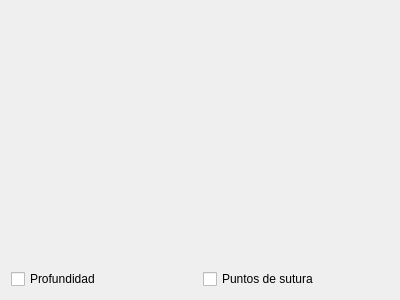
<?xml version="1.0" encoding="UTF-8"?>
<ui version="4.0">
 <class>Dialog</class>
 <widget class="QDialog" name="Dialog">
  <property name="geometry">
   <rect>
    <x>0</x>
    <y>0</y>
    <width>400</width>
    <height>300</height>
   </rect>
  </property>
  <property name="windowTitle">
   <string>Cámara RealSense</string>
  </property>
  <layout class="QGridLayout" name="gridLayout">
   <item row="1" column="0">
    <widget class="QCheckBox" name="depthCheckBox">
     <property name="text">
      <string>Profundidad</string>
     </property>
    </widget>
   </item>
   <item row="1" column="1">
    <widget class="QCheckBox" name="stitchesCheckBox">
     <property name="text">
      <string>Puntos de sutura</string>
     </property>
    </widget>
   </item>
   <item row="0" column="0" colspan="2">
    <widget class="QLabel" name="camLabel">
     <property name="text">
      <string/>
     </property>
    </widget>
   </item>
  </layout>
 </widget>
 <resources/>
 <connections/>
</ui>
